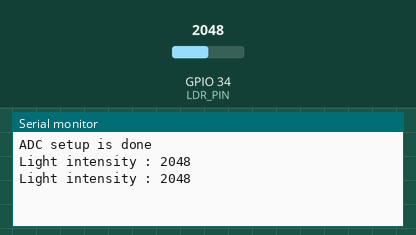
This sketch was run on a simulated ESP32. On the bench: the last lines printed to the serial monitor. Inputs (shaded band) come from the test bench; at power-on: GPIO 34 (LDR_PIN) = 2048.

Above: at 2.8 s.
2.9 s: GPIO 34 (LDR_PIN) set to 2866
At 4.5 s:
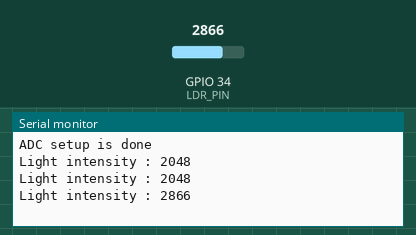
5.6 s: GPIO 34 (LDR_PIN) set to 3603
At 7.2 s:
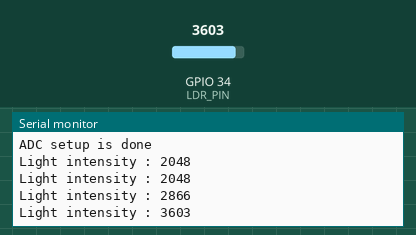
Timing chart, 0 to 8.7 s (numbered marks = the images above; inputs shaded):
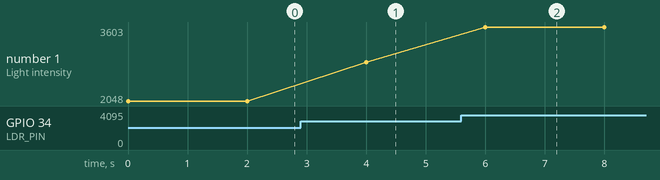

The sketch:

adc.ino.ino
```cpp
#define LDR_PIN 34

void setup() {
  // put your setup code here, to run once:
  Serial.begin(115200);

  pinMode(LDR_PIN, INPUT);

  Serial.println("ADC setup is done");
}

void loop() {
  // put your main code here, to run repeatedly:
  int value = analogRead(LDR_PIN);

  Serial.printf("Light intensity : %d\n", value);

  delay(2000);
}
```

Measured:
- after the input at 2.9 s, the serial monitor: prints a new line after 1.1 s (image 1)
- after the input at 5.6 s, the serial monitor: prints a new line after 0.40 s (image 2)
- plotted number 1: 2048 → 2866 after the input at 2.9 s, 2866 → 3603 after the input at 5.6 s
